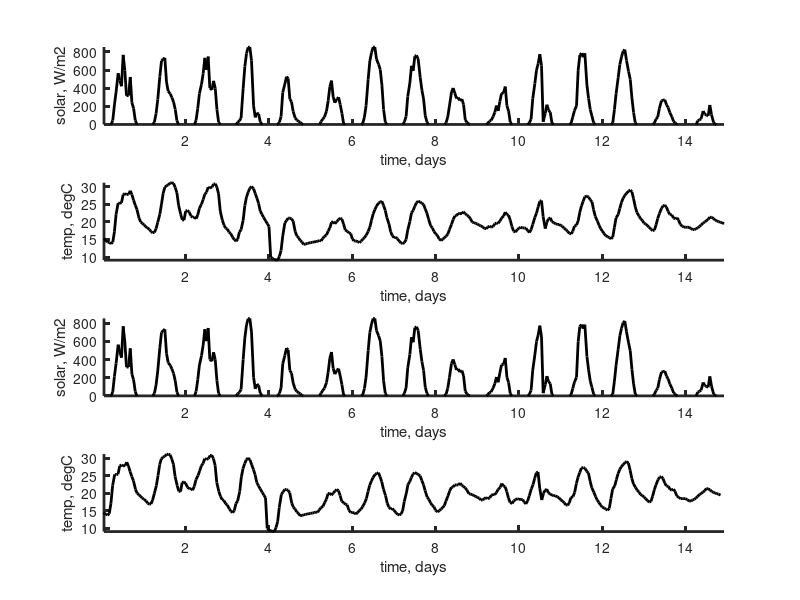
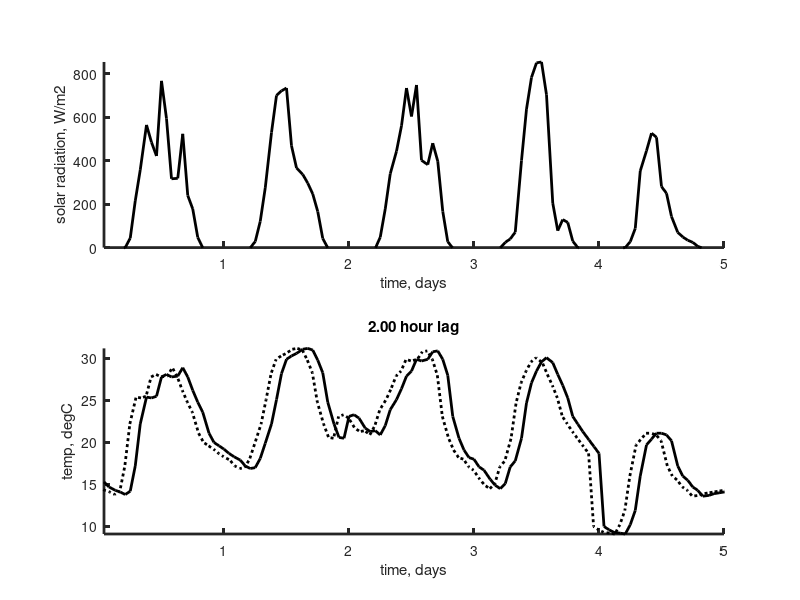
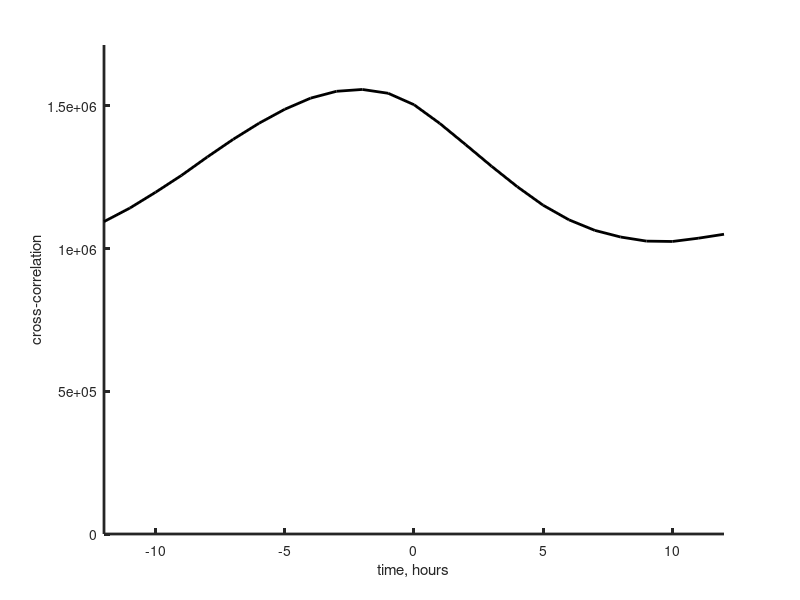

MATLAB code to generate these figures, in order:
% prob09.01
% modified from eda09_05
% using the cross correlation to align two timeseries
% West Point temperature data

D = load('ozone_nohead.txt');
t = D(:,1);         % time in days after 1:00 AM on Aug 1, 1993
ozone = D(:,2);     % ozone in ppm
radiation = D(:,3); % solar radiation in W/m2
temp = D(:,4);      % temperature in deg C

% time series paramaters
N=length(t);
Dt=1/24;

% plot original timeseries
figure(1);
clf;

% plot solar radiation
subplot(4,1,1);
set(gca,'LineWidth',2);
hold on;
axis( [t(1), t(N), 0, max(radiation)] );
plot( t, radiation, 'k-', 'LineWidth', 2);
xlabel('time, days');
ylabel('solar, W/m2');

% plot ozone
subplot(4,1,2);
set(gca,'LineWidth',2);
hold on;
axis( [t(1), t(N), min(temp), max(temp)] );
plot( t, temp, 'k-', 'LineWidth', 2);
xlabel('time, days');
ylabel('temp, degC');

% cross correlation
c = xcorr(radiation, temp);
[cmax, icmax] = max(c);

% compute lag
% this gives the lag of the second timeseries with respect to the frst
tlag = -Dt * (icmax-N);

% plot solar radiation
subplot(4,1,3);
set(gca,'LineWidth',2);
hold on;
axis( [t(1), t(N), 0, max(radiation)] );
plot( t, radiation, 'k-', 'LineWidth', 2);
xlabel('time, days');
ylabel('solar, W/m2');

% plot lagged ozone
subplot(4,1,4);
set(gca,'LineWidth',2);
hold on;
axis( [t(1), t(N), min(temp), max(temp)] );
plot( t-tlag, temp, 'k-', 'LineWidth', 2);
xlabel('time, days');
ylabel('temp, degC');

figure(2);
clf;

days=5;
subplot(2,1,1);
set(gca,'LineWidth',2);
hold on;
axis( [t(1), t(days*24), 0, max(radiation)] );
plot( t, radiation, 'k-', 'LineWidth', 2);
xlabel('time, days');
ylabel('solar radiation, W/m2');

subplot(2,1,2);
set(gca,'LineWidth',2);
hold on;
axis( [t(1), t(days*24), min(temp), max(temp)] );
plot( t, temp, 'k-', 'LineWidth', 2);
plot( t-tlag, temp, 'k:', 'LineWidth', 2);
title(sprintf('%.2f hour lag', 24*tlag));
xlabel('time, days');
ylabel('temp, degC');

disp(sprintf('estimated lag: %.2f hours', 24*tlag ));

figure(3);
clf;
set(gca,'LineWidth',2);
hold on;

Nc = length(c);
Ncenter = (Nc+1)/2;
hours=12;
axis( [-hours, hours, 0, 1.1*max(c)] );
plot( [-hours:hours]', c(Ncenter-hours:Ncenter+hours), 'k-', 'LineWidth', 2);
xlabel('time, hours');
ylabel('cross-correlation');
